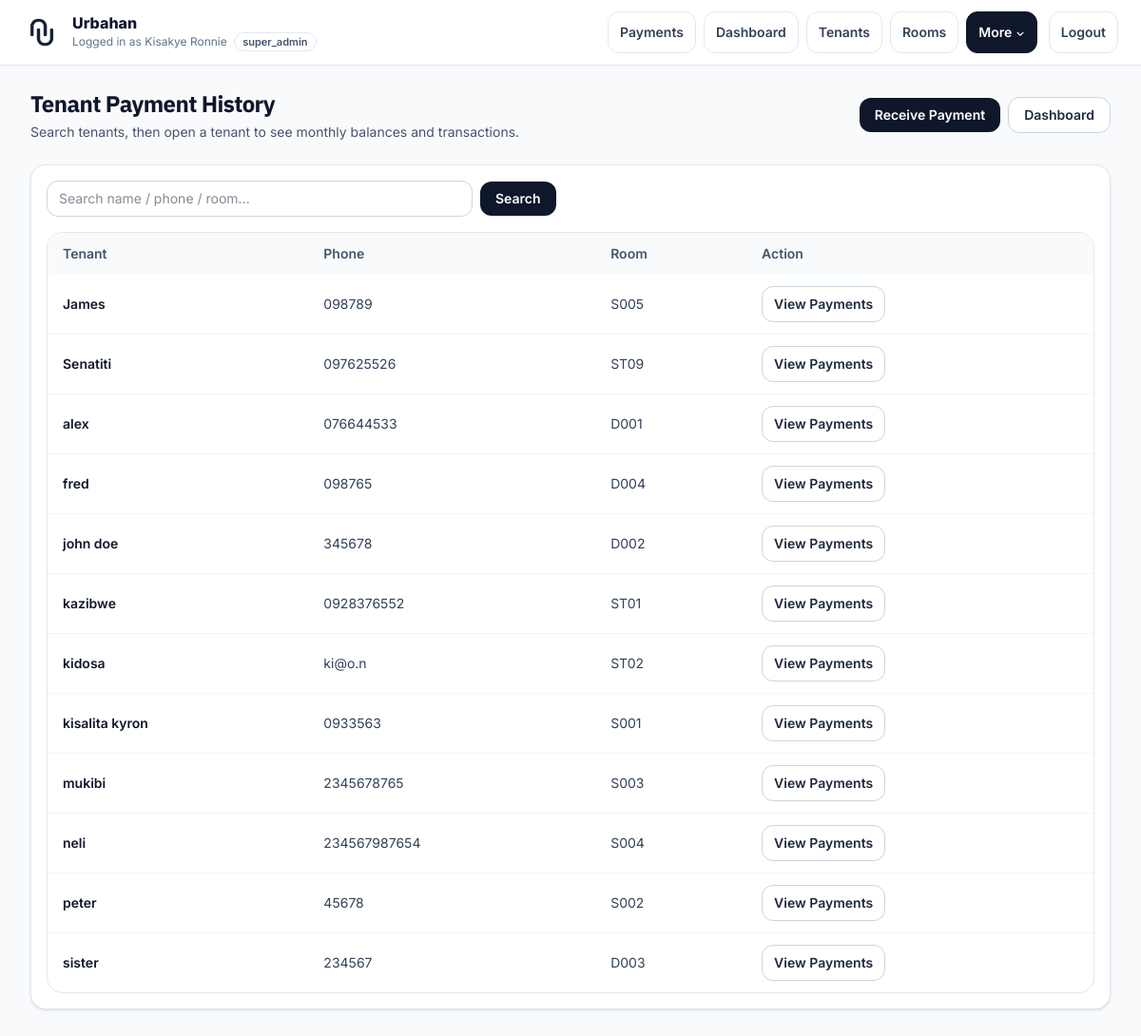
Page /public/tenant_payments.php (signed in) on the earlier database version.
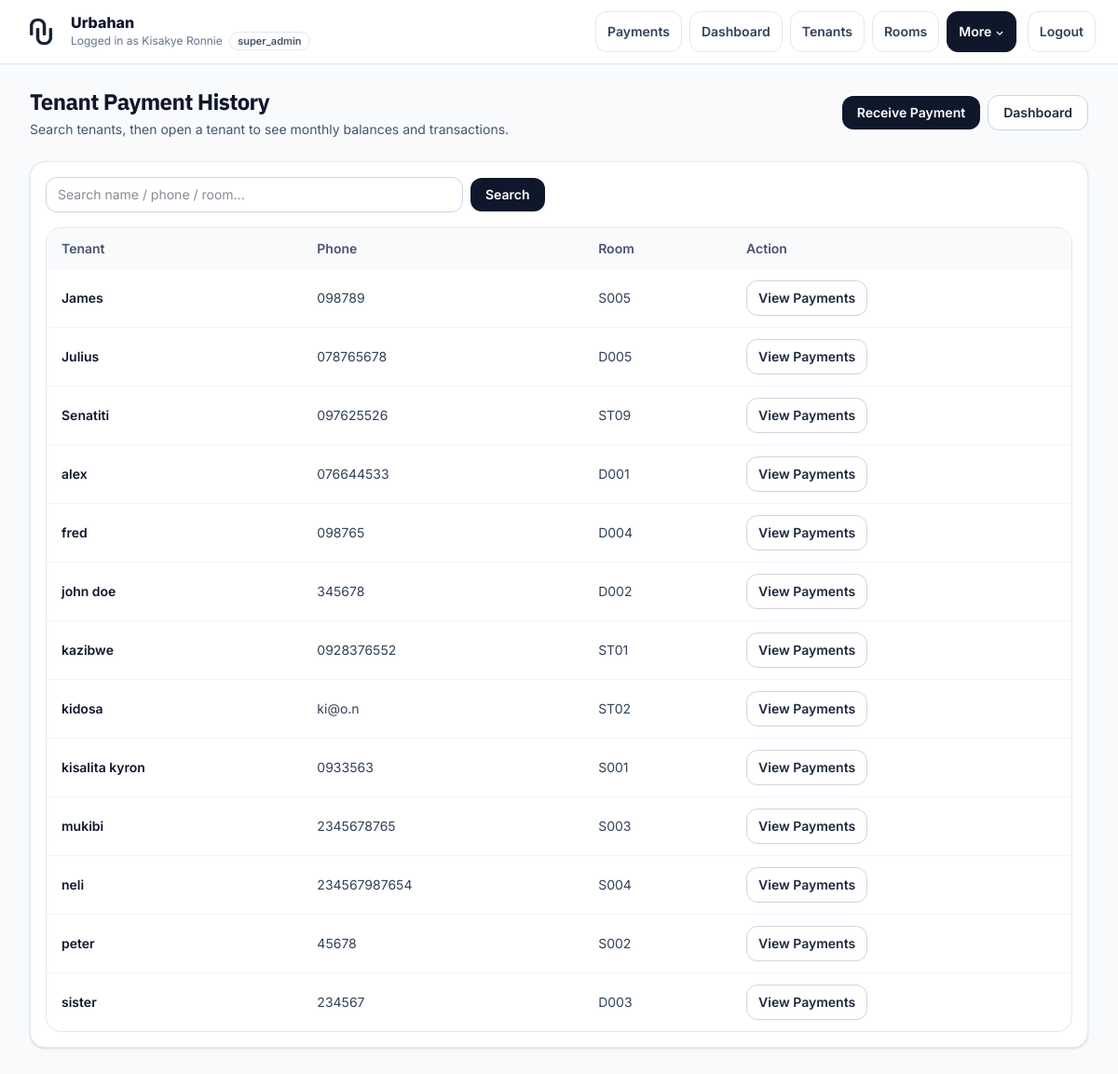
Same page on the later database version.
### tables this page shows
CREATE TABLE "tenants" (
    id INTEGER PRIMARY KEY AUTOINCREMENT,

    admin_id INTEGER NOT NULL,
    room_id INTEGER,

    full_name TEXT NOT NULL,
    phone TEXT,
    email TEXT,

    move_in_date DATE,
    exit_date DATE,

    status TEXT DEFAULT 'active',

    rent_due_date DATE,
    rent_due_day INTEGER,
    monthly_rent REAL,

    created_at DATETIME,
    updated_at DATETIME
, account_status VARCHAR(20) DEFAULT 'password_reset_required', login_attempts INTEGER DEFAULT 0, locked_until DATETIME DEFAULT NULL, last_login DATETIME DEFAULT NULL, session_token VARCHAR(64) DEFAULT NULL, password_hash VARCHAR(255) DEFAULT NULL, must_change_password INTEGER DEFAULT 1);

CREATE TABLE rooms (
            id INTEGER PRIMARY KEY AUTOINCREMENT,
            room_number TEXT NOT NULL,
            room_type_id INTEGER NOT NULL,
            status TEXT DEFAULT 'free',
            monthly_rent INTEGER DEFAULT 0,
            admin_id INTEGER NOT NULL, notes TEXT,
            FOREIGN KEY (room_type_id) REFERENCES room_types(id)
                ON DELETE RESTRICT
                ON UPDATE CASCADE
        );

### core/helpers.php (called while the page is built, shortened)
<?php
if (!function_exists('e')) {
    function e($v): string
    {
        return htmlspecialchars((string)($v ?? ''), ENT_QUOTES | ENT_SUBSTITUTE, 'UTF-8');
    }
}
?>

### public/tenant_payments.php (the view, shortened to what this page needs)
<?php
require_once __DIR__ . '/../core/bootstrap.php';
$adminId  = (int)($_SESSION['admin_id'] ?? 0);
$q        = trim((string)($_GET['q'] ?? ''));
$sql = "
    SELECT
        t.id,
        t.full_name,
        t.phone,
        r.room_number
    FROM tenants t
    LEFT JOIN rooms r ON t.room_id = r.id
    WHERE t.admin_id = ?
";
$params = [$adminId];
$sql .= " ORDER BY t.full_name LIMIT 20";
$stmt = $pdo->prepare($sql);
$stmt->execute($params);
$tenantList = $stmt->fetchAll(PDO::FETCH_ASSOC) ?: [];
?>
<!doctype html>
<html lang="en">
<head>
  <link rel="stylesheet" href="assets/css/tailwind.css">
</head>
<body class="min-h-screen bg-slate-50 text-slate-900">
  <?php
  $navPath = __DIR__ . '/partials/navbar.php';
  if (is_file($navPath)) require $navPath;
  ?>
  <main class="mx-auto max-w-7xl px-4 sm:px-6 lg:px-8 py-6">
    <div class="mb-6 flex flex-col gap-3 sm:flex-row sm:items-center sm:justify-between">
      <div>
        <h1 class="text-2xl font-bold tracking-tight font-alt">Tenant Payment History</h1>
        <p class="mt-1 text-sm text-slate-600">
          Search tenants, then open a tenant to see monthly balances and transactions.
        </p>
      </div>
      <div class="flex items-center gap-2">
        <a href="payments.php" class="inline-flex items-center rounded-xl bg-slate-900 px-4 py-2 text-sm font-semibold text-white hover:bg-slate-800">Receive Payment</a>
        <a href="dashboard.php" class="inline-flex items-center rounded-xl border border-slate-300 bg-white px-4 py-2 text-sm font-semibold text-slate-800 hover:bg-slate-50">Dashboard</a>
      </div>
    </div>
    <div class="rounded-2xl border border-slate-200 bg-white p-4 shadow-sm mb-6">
      <form method="get" class="flex flex-col gap-2 sm:flex-row sm:items-center">
        <input name="q" value="<?= e($q) ?>" placeholder="Search name / phone / room..." class="w-full sm:max-w-md rounded-xl border border-slate-300 bg-white px-3 py-2 text-sm outline-none focus:border-slate-400" />
        <button class="inline-flex items-center justify-center rounded-xl bg-slate-900 px-4 py-2 text-sm font-semibold text-white hover:bg-slate-800">Search</button>
      </form>
      <div class="mt-4 overflow-hidden rounded-2xl border border-slate-200">
        <div class="overflow-x-auto">
          <table class="min-w-full text-sm">
            <thead class="bg-slate-50 text-slate-600">
              <tr>
                <th class="px-4 py-3 text-left font-semibold">Tenant</th>
                <th class="px-4 py-3 text-left font-semibold">Phone</th>
                <th class="px-4 py-3 text-left font-semibold">Room</th>
                <th class="px-4 py-3 text-left font-semibold">Action</th>
              </tr>
            </thead>
            <tbody class="divide-y divide-slate-100">
              <?php foreach ($tenantList as $t): ?>
                <tr class="hover:bg-slate-50 scroll-target" id="tenant-row-<?= (int)$t['id'] ?>">
                  <td class="px-4 py-3 font-semibold"><?= e($t['full_name'] ?? '') ?></td>
                  <td class="px-4 py-3 text-slate-700"><?= e($t['phone'] ?? '') ?></td>
                  <td class="px-4 py-3 text-slate-700"><?= e($t['room_number'] ?? '—') ?></td>
                  <td class="px-4 py-3">
                    <a href="?tenant_id=<?= (int)$t['id'] ?>&q=<?= urlencode($q) ?>#tenant-row-<?= (int)$t['id'] ?>" class="inline-flex items-center rounded-xl border border-slate-300 bg-white px-3 py-2 text-sm font-semibold text-slate-800 hover:bg-slate-50">View Payments</a>
                  </td>
                </tr>
              <?php endforeach; ?>
            </tbody>
          </table>
        </div>
      </div>
    </div>
  </main>
</body>
</html>

Differences in the rows shown:
added tenants: full_name "Julius", phone "078765678", room.room_number "D005"
